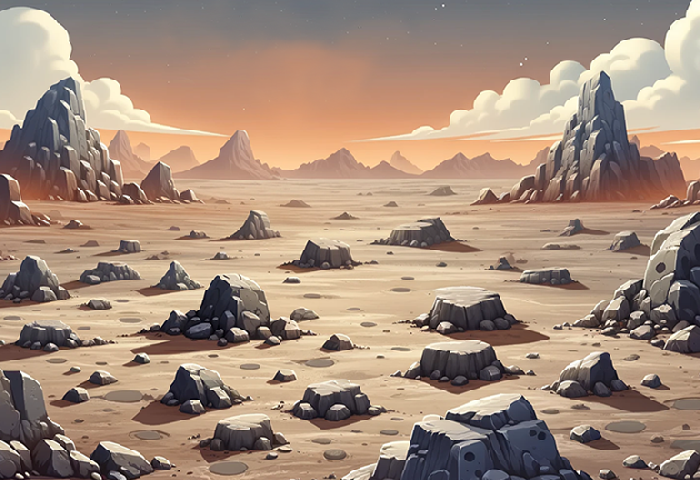

This game map was drawn from its Tiled (.tmx) file and the tilesets committed beside it. A one-line description and the trimmed map source follow:
An orthogonal 70x48 tile map with 10x10 px tiles, 1 tile layer (mercury).

<map version="1.10" tiledversion="1.10.2" orientation="orthogonal" renderorder="right-down" width="70" height="48" tilewidth="10" tileheight="10" infinite="0" nextlayerid="2" nextobjectid="1">
 <tileset firstgid="1" name="mercurybg" tilewidth="10" tileheight="10" spacing="2" margin="1" tilecount="4350" columns="87">
  <image source="mercurybg.png" width="1050" height="601" />
 </tileset>
 <layer id="1" name="mercury" width="70" height="48">
  <data>[3360 cells, 3360 non-empty, 3360 distinct tile ids]</data>
 </layer>
</map>